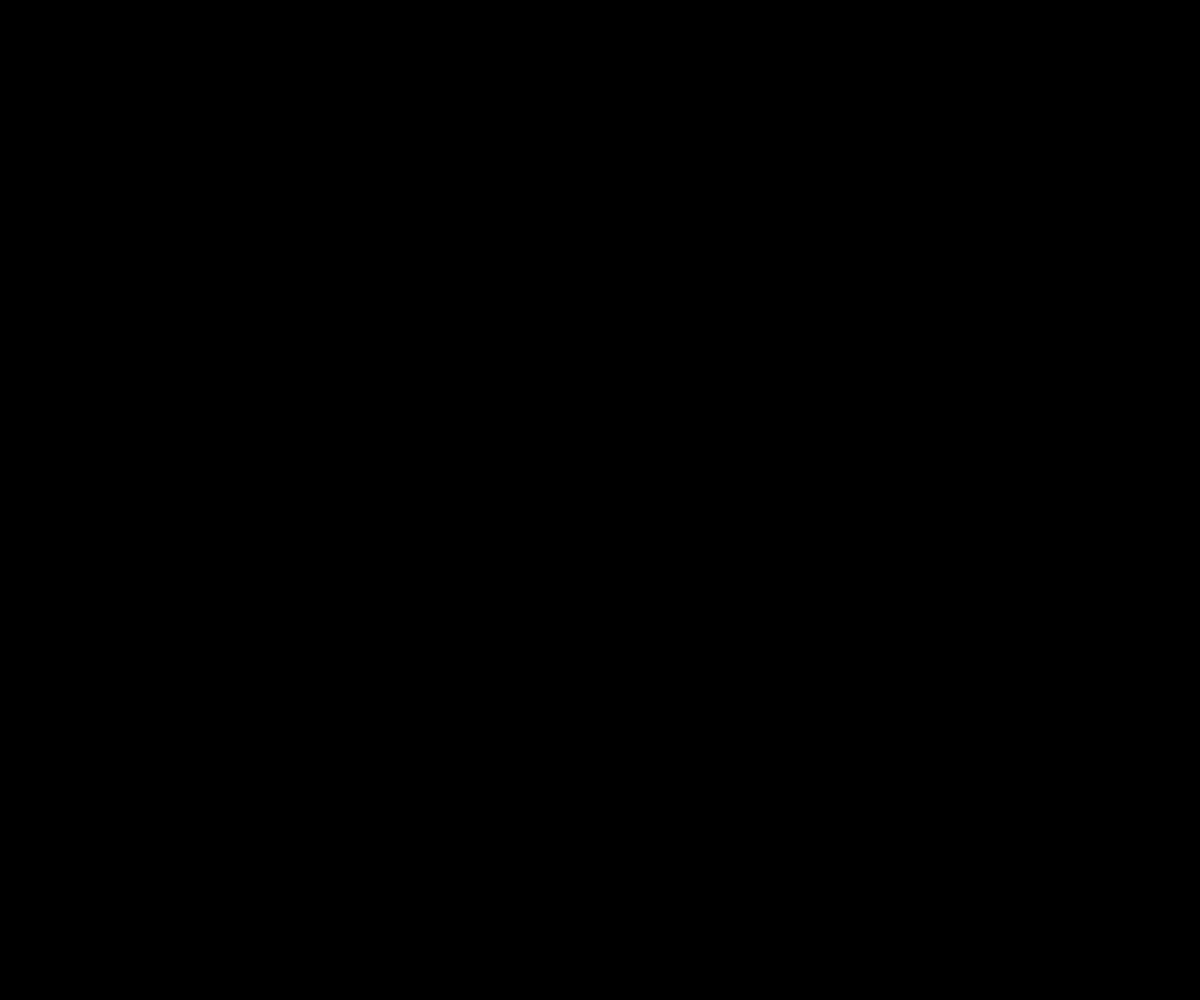
Frame 1 (no input)
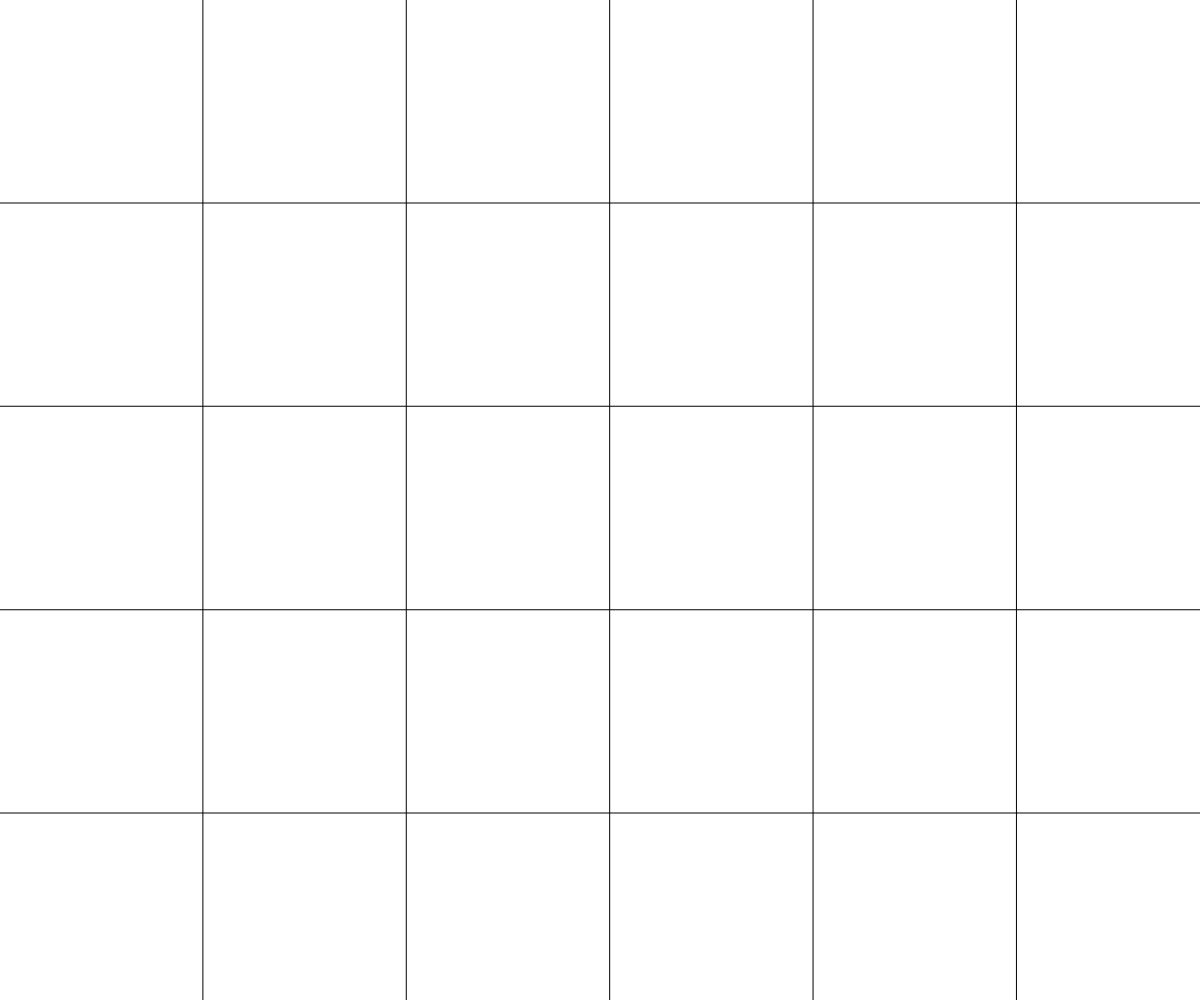
Frame 60 (no input)
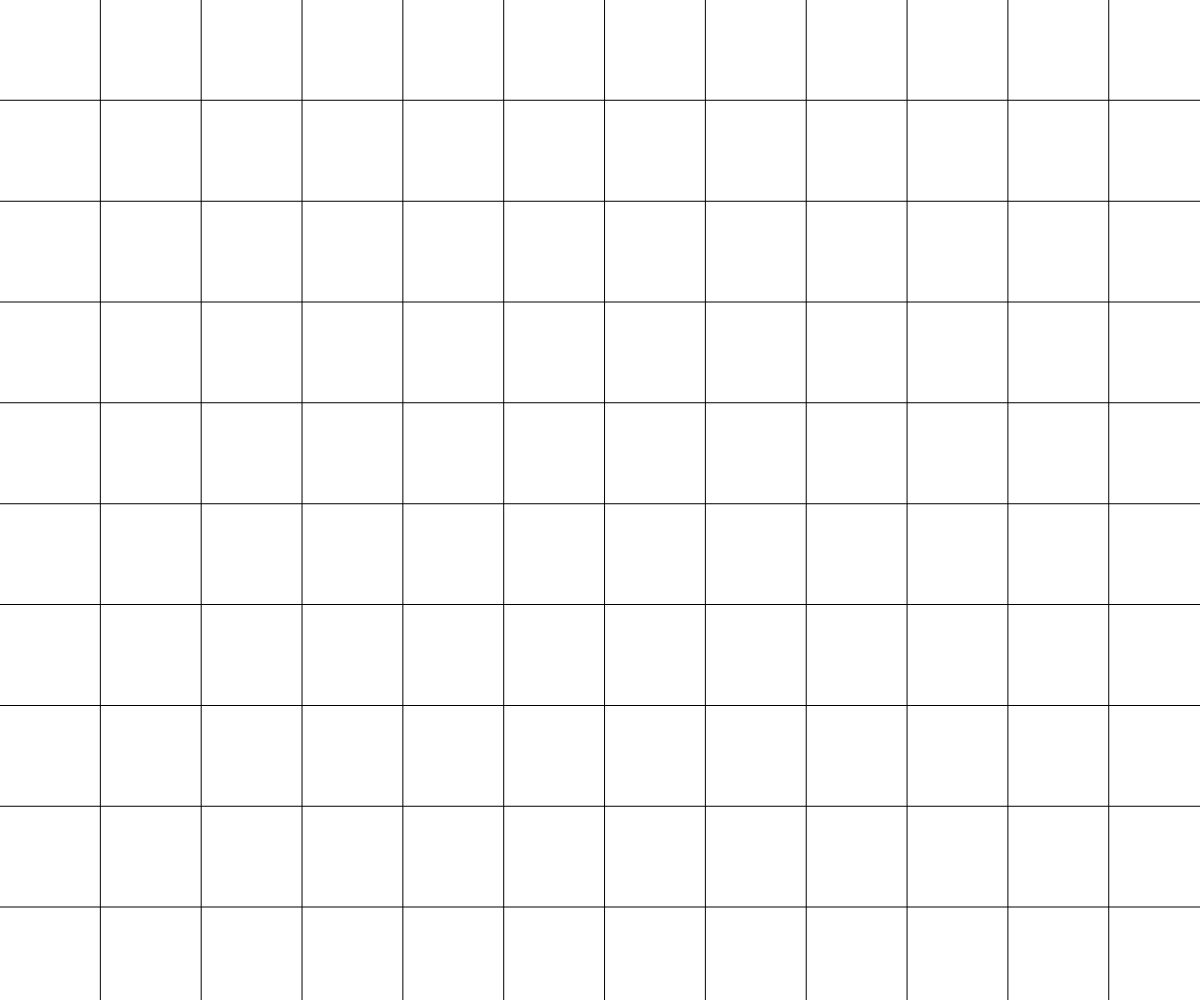
Frame 120 (the mouse pressed at the canvas centre since frame 60)

The p5.js sketch that drew these frames (run headless with seeded random() and noise() and a simulated clock; from frame 60 on, the mouse is pressed at the canvas centre):

// p5.js sketch
// ── sketch.js
var canvasX = innerWidth;
var canvasY = innerHeight;
var resolution = 0;

function setup(){
    createCanvas(canvasX, canvasY);
}

function draw(){

    background(0);
    var z = canvasX / resolution;
    
    for (var x = 0; x < canvasX; x += z){
        for(var y = 0; y < canvasY; y += z){
            fill(255);
            noStroke();
            rect(x, y, z - 1, z - 1);
        }
    }
    resolution += 0.1;
}
